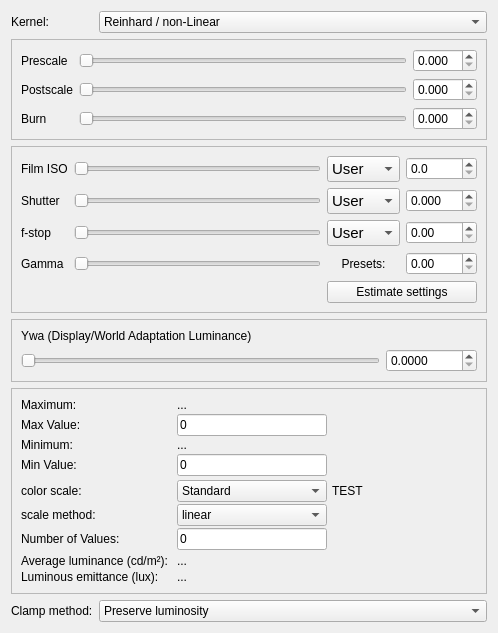
<?xml version="1.0" encoding="UTF-8"?>
<ui version="4.0">
 <class>ToneMapWidget</class>
 <widget class="QWidget" name="ToneMapWidget">
  <property name="geometry">
   <rect>
    <x>0</x>
    <y>0</y>
    <width>498</width>
    <height>544</height>
   </rect>
  </property>
  <property name="sizePolicy">
   <sizepolicy hsizetype="Preferred" vsizetype="Preferred">
    <horstretch>1</horstretch>
    <verstretch>0</verstretch>
   </sizepolicy>
  </property>
  <property name="windowTitle">
   <string>Form</string>
  </property>
  <layout class="QVBoxLayout" name="verticalLayout_3">
   <item>
    <layout class="QGridLayout" name="gridLayout_31">
     <property name="sizeConstraint">
      <enum>QLayout::SetNoConstraint</enum>
     </property>
     <item row="0" column="0">
      <widget class="QLabel" name="label_kernel">
       <property name="maximumSize">
        <size>
         <width>50</width>
         <height>16777215</height>
        </size>
       </property>
       <property name="text">
        <string>Kernel:</string>
       </property>
       <property name="buddy">
        <cstring>comboBox_kernel</cstring>
       </property>
      </widget>
     </item>
     <item row="0" column="1">
      <widget class="QComboBox" name="comboBox_kernel">
       <property name="toolTip">
        <string>Select Tonemapping Kernel</string>
       </property>
       <item>
        <property name="text">
         <string>Reinhard / non-Linear</string>
        </property>
       </item>
       <item>
        <property name="text">
         <string>Linear</string>
        </property>
       </item>
       <item>
        <property name="text">
         <string>Contrast</string>
        </property>
       </item>
       <item>
        <property name="text">
         <string>MaxWhite</string>
        </property>
       </item>
       <item>
        <property name="text">
         <string>Auto Linear</string>
        </property>
       </item>
       <item>
        <property name="text">
         <string>False Colors</string>
        </property>
       </item>
      </widget>
     </item>
     <item row="1" column="0" colspan="2">
      <widget class="QFrame" name="frame_toneMapReinhard">
       <property name="frameShape">
        <enum>QFrame::StyledPanel</enum>
       </property>
       <property name="frameShadow">
        <enum>QFrame::Raised</enum>
       </property>
       <layout class="QVBoxLayout" name="verticalLayout">
        <item>
         <layout class="QGridLayout" name="gridLayout_25">
          <item row="0" column="0">
           <widget class="QLabel" name="label_prescale">
            <property name="text">
             <string>Prescale</string>
            </property>
            <property name="buddy">
             <cstring>slider_prescale</cstring>
            </property>
           </widget>
          </item>
          <item row="0" column="1">
           <widget class="QSlider" name="slider_prescale">
            <property name="toolTip">
             <string>Adjust Reinhard Prescale</string>
            </property>
            <property name="maximum">
             <number>512</number>
            </property>
            <property name="orientation">
             <enum>Qt::Horizontal</enum>
            </property>
           </widget>
          </item>
          <item row="0" column="2">
           <widget class="QDoubleSpinBox" name="spinBox_prescale">
            <property name="toolTip">
             <string>Adjust Reinhard Prescale Value</string>
            </property>
            <property name="keyboardTracking">
             <bool>false</bool>
            </property>
            <property name="decimals">
             <number>3</number>
            </property>
            <property name="maximum">
             <double>8.000000000000000</double>
            </property>
            <property name="singleStep">
             <double>0.100000000000000</double>
            </property>
           </widget>
          </item>
          <item row="1" column="0">
           <widget class="QLabel" name="label_postscale">
            <property name="text">
             <string>Postscale</string>
            </property>
            <property name="buddy">
             <cstring>slider_postscale</cstring>
            </property>
           </widget>
          </item>
          <item row="1" column="1">
           <widget class="QSlider" name="slider_postscale">
            <property name="toolTip">
             <string>Adjust Reinhard Postscale</string>
            </property>
            <property name="maximum">
             <number>512</number>
            </property>
            <property name="orientation">
             <enum>Qt::Horizontal</enum>
            </property>
           </widget>
          </item>
          <item row="1" column="2">
           <widget class="QDoubleSpinBox" name="spinBox_postscale">
            <property name="toolTip">
             <string>Adjust Reinhard Postscale Value</string>
            </property>
            <property name="keyboardTracking">
             <bool>false</bool>
            </property>
            <property name="decimals">
             <number>3</number>
            </property>
            <property name="maximum">
             <double>8.000000000000000</double>
            </property>
            <property name="singleStep">
             <double>0.100000000000000</double>
            </property>
           </widget>
          </item>
          <item row="2" column="0">
           <widget class="QLabel" name="label_burn">
            <property name="text">
             <string>Burn</string>
            </property>
            <property name="buddy">
             <cstring>slider_burn</cstring>
            </property>
           </widget>
          </item>
          <item row="2" column="1">
           <widget class="QSlider" name="slider_burn">
            <property name="toolTip">
             <string>Adjust Reinhard Burn</string>
            </property>
            <property name="maximum">
             <number>512</number>
            </property>
            <property name="orientation">
             <enum>Qt::Horizontal</enum>
            </property>
           </widget>
          </item>
          <item row="2" column="2">
           <widget class="QDoubleSpinBox" name="spinBox_burn">
            <property name="toolTip">
             <string>Adjust Reinhard Burn Value</string>
            </property>
            <property name="keyboardTracking">
             <bool>false</bool>
            </property>
            <property name="decimals">
             <number>3</number>
            </property>
            <property name="maximum">
             <double>12.000000000000000</double>
            </property>
            <property name="singleStep">
             <double>0.100000000000000</double>
            </property>
           </widget>
          </item>
         </layout>
        </item>
       </layout>
      </widget>
     </item>
     <item row="2" column="0" colspan="2">
      <widget class="QFrame" name="frame_toneMapLinear">
       <property name="frameShape">
        <enum>QFrame::StyledPanel</enum>
       </property>
       <property name="frameShadow">
        <enum>QFrame::Raised</enum>
       </property>
       <layout class="QVBoxLayout" name="verticalLayout_16">
        <item>
         <layout class="QGridLayout" name="gridLayout_17">
          <item row="0" column="0">
           <widget class="QLabel" name="label_sensitivity">
            <property name="text">
             <string>Film ISO</string>
            </property>
            <property name="buddy">
             <cstring>slider_prescale</cstring>
            </property>
           </widget>
          </item>
          <item row="0" column="1">
           <widget class="QSlider" name="slider_sensitivity">
            <property name="toolTip">
             <string>Adjust Sensitivity</string>
            </property>
            <property name="maximum">
             <number>512</number>
            </property>
            <property name="orientation">
             <enum>Qt::Horizontal</enum>
            </property>
           </widget>
          </item>
          <item row="0" column="3">
           <widget class="QDoubleSpinBox" name="spinBox_sensitivity">
            <property name="toolTip">
             <string>Adjust Sensitivity Value</string>
            </property>
            <property name="keyboardTracking">
             <bool>false</bool>
            </property>
            <property name="decimals">
             <number>1</number>
            </property>
            <property name="maximum">
             <double>6400.000000000000000</double>
            </property>
            <property name="singleStep">
             <double>10.000000000000000</double>
            </property>
           </widget>
          </item>
          <item row="1" column="0">
           <widget class="QLabel" name="label_exposure">
            <property name="text">
             <string>Shutter</string>
            </property>
            <property name="buddy">
             <cstring>slider_postscale</cstring>
            </property>
           </widget>
          </item>
          <item row="1" column="1">
           <widget class="QSlider" name="slider_exposure">
            <property name="toolTip">
             <string>Adjust Exposure</string>
            </property>
            <property name="maximum">
             <number>512</number>
            </property>
            <property name="orientation">
             <enum>Qt::Horizontal</enum>
            </property>
           </widget>
          </item>
          <item row="1" column="3">
           <widget class="QDoubleSpinBox" name="spinBox_exposure">
            <property name="toolTip">
             <string>Adjust Exposure Value</string>
            </property>
            <property name="keyboardTracking">
             <bool>false</bool>
            </property>
            <property name="decimals">
             <number>3</number>
            </property>
            <property name="minimum">
             <double>0.000000000000000</double>
            </property>
            <property name="maximum">
             <double>100.000000000000000</double>
            </property>
            <property name="singleStep">
             <double>0.010000000000000</double>
            </property>
           </widget>
          </item>
          <item row="2" column="0">
           <widget class="QLabel" name="label_fstop">
            <property name="text">
             <string>f-stop</string>
            </property>
            <property name="buddy">
             <cstring>slider_burn</cstring>
            </property>
           </widget>
          </item>
          <item row="2" column="1">
           <widget class="QSlider" name="slider_fstop">
            <property name="toolTip">
             <string>Adjust FStop</string>
            </property>
            <property name="maximum">
             <number>512</number>
            </property>
            <property name="orientation">
             <enum>Qt::Horizontal</enum>
            </property>
           </widget>
          </item>
          <item row="2" column="3">
           <widget class="QDoubleSpinBox" name="spinBox_fstop">
            <property name="toolTip">
             <string>Adjust FStopValue</string>
            </property>
            <property name="keyboardTracking">
             <bool>false</bool>
            </property>
            <property name="maximum">
             <double>128.000000000000000</double>
            </property>
            <property name="singleStep">
             <double>1.000000000000000</double>
            </property>
           </widget>
          </item>
          <item row="3" column="0">
           <widget class="QLabel" name="label_gamma_linear">
            <property name="text">
             <string>Gamma</string>
            </property>
            <property name="buddy">
             <cstring>slider_burn</cstring>
            </property>
           </widget>
          </item>
          <item row="3" column="1">
           <widget class="QSlider" name="slider_gamma_linear">
            <property name="toolTip">
             <string>Adjust Gamma</string>
            </property>
            <property name="maximum">
             <number>512</number>
            </property>
            <property name="orientation">
             <enum>Qt::Horizontal</enum>
            </property>
           </widget>
          </item>
          <item row="3" column="3">
           <widget class="QDoubleSpinBox" name="spinBox_gamma_linear">
            <property name="toolTip">
             <string>Adjust Gamma Value</string>
            </property>
            <property name="keyboardTracking">
             <bool>false</bool>
            </property>
            <property name="maximum">
             <double>5.000000000000000</double>
            </property>
            <property name="singleStep">
             <double>0.200000000000000</double>
            </property>
           </widget>
          </item>
          <item row="0" column="2">
           <widget class="QComboBox" name="comboBox_SensitivityPreset">
            <property name="minimumSize">
             <size>
              <width>0</width>
              <height>0</height>
             </size>
            </property>
            <property name="maximumSize">
             <size>
              <width>80</width>
              <height>16777215</height>
             </size>
            </property>
            <property name="font">
             <font>
              <pointsize>11</pointsize>
             </font>
            </property>
            <property name="currentIndex">
             <number>0</number>
            </property>
            <property name="maxVisibleItems">
             <number>26</number>
            </property>
            <item>
             <property name="text">
              <string>User</string>
             </property>
            </item>
            <item>
             <property name="text">
              <string>6400</string>
             </property>
            </item>
            <item>
             <property name="text">
              <string>5000</string>
             </property>
            </item>
            <item>
             <property name="text">
              <string>4000</string>
             </property>
            </item>
            <item>
             <property name="text">
              <string>3200</string>
             </property>
            </item>
            <item>
             <property name="text">
              <string>2500</string>
             </property>
            </item>
            <item>
             <property name="text">
              <string>2000</string>
             </property>
            </item>
            <item>
             <property name="text">
              <string>1600</string>
             </property>
            </item>
            <item>
             <property name="text">
              <string>1250</string>
             </property>
            </item>
            <item>
             <property name="text">
              <string>1000</string>
             </property>
            </item>
            <item>
             <property name="text">
              <string>800</string>
             </property>
            </item>
            <item>
             <property name="text">
              <string>640</string>
             </property>
            </item>
            <item>
             <property name="text">
              <string>500</string>
             </property>
            </item>
            <item>
             <property name="text">
              <string>400</string>
             </property>
            </item>
            <item>
             <property name="text">
              <string>320</string>
             </property>
            </item>
            <item>
             <property name="text">
              <string>250</string>
             </property>
            </item>
            <item>
             <property name="text">
              <string>200</string>
             </property>
            </item>
            <item>
             <property name="text">
              <string>160</string>
             </property>
            </item>
            <item>
             <property name="text">
              <string>125</string>
             </property>
            </item>
            <item>
             <property name="text">
              <string>100</string>
             </property>
            </item>
            <item>
             <property name="text">
              <string>80</string>
             </property>
            </item>
            <item>
             <property name="text">
              <string>64</string>
             </property>
            </item>
            <item>
             <property name="text">
              <string>50</string>
             </property>
            </item>
            <item>
             <property name="text">
              <string>40</string>
             </property>
            </item>
            <item>
             <property name="text">
              <string>32</string>
             </property>
            </item>
            <item>
             <property name="text">
              <string>25</string>
             </property>
            </item>
            <item>
             <property name="text">
              <string>20</string>
             </property>
            </item>
           </widget>
          </item>
          <item row="1" column="2">
           <widget class="QComboBox" name="comboBox_ExposurePreset">
            <property name="maximumSize">
             <size>
              <width>80</width>
              <height>16777215</height>
             </size>
            </property>
            <property name="font">
             <font>
              <pointsize>11</pointsize>
             </font>
            </property>
            <property name="currentIndex">
             <number>0</number>
            </property>
            <property name="maxVisibleItems">
             <number>17</number>
            </property>
            <item>
             <property name="text">
              <string>User</string>
             </property>
            </item>
            <item>
             <property name="text">
              <string>30</string>
             </property>
            </item>
            <item>
             <property name="text">
              <string>20</string>
             </property>
            </item>
            <item>
             <property name="text">
              <string>10</string>
             </property>
            </item>
            <item>
             <property name="text">
              <string>5</string>
             </property>
            </item>
            <item>
             <property name="text">
              <string>3</string>
             </property>
            </item>
            <item>
             <property name="text">
              <string>2</string>
             </property>
            </item>
            <item>
             <property name="text">
              <string>1</string>
             </property>
            </item>
            <item>
             <property name="text">
              <string>1/2</string>
             </property>
            </item>
            <item>
             <property name="text">
              <string>1/4</string>
             </property>
            </item>
            <item>
             <property name="text">
              <string>1/8</string>
             </property>
            </item>
            <item>
             <property name="text">
              <string>1/15</string>
             </property>
            </item>
            <item>
             <property name="text">
              <string>1/30</string>
             </property>
            </item>
            <item>
             <property name="text">
              <string>1/60</string>
             </property>
            </item>
            <item>
             <property name="text">
              <string>1/125</string>
             </property>
            </item>
            <item>
             <property name="text">
              <string>1/250</string>
             </property>
            </item>
            <item>
             <property name="text">
              <string>1/500</string>
             </property>
            </item>
            <item>
             <property name="text">
              <string>1/1000</string>
             </property>
            </item>
           </widget>
          </item>
          <item row="2" column="2">
           <widget class="QComboBox" name="comboBox_FStopPreset">
            <property name="maximumSize">
             <size>
              <width>80</width>
              <height>16777215</height>
             </size>
            </property>
            <property name="font">
             <font>
              <pointsize>11</pointsize>
             </font>
            </property>
            <property name="currentIndex">
             <number>0</number>
            </property>
            <property name="maxVisibleItems">
             <number>17</number>
            </property>
            <item>
             <property name="text">
              <string>User</string>
             </property>
            </item>
            <item>
             <property name="text">
              <string>128</string>
             </property>
            </item>
            <item>
             <property name="text">
              <string>90</string>
             </property>
            </item>
            <item>
             <property name="text">
              <string>64</string>
             </property>
            </item>
            <item>
             <property name="text">
              <string>45</string>
             </property>
            </item>
            <item>
             <property name="text">
              <string>32</string>
             </property>
            </item>
            <item>
             <property name="text">
              <string>22</string>
             </property>
            </item>
            <item>
             <property name="text">
              <string>16</string>
             </property>
            </item>
            <item>
             <property name="text">
              <string>11</string>
             </property>
            </item>
            <item>
             <property name="text">
              <string>8</string>
             </property>
            </item>
            <item>
             <property name="text">
              <string>5.6</string>
             </property>
            </item>
            <item>
             <property name="text">
              <string>4</string>
             </property>
            </item>
            <item>
             <property name="text">
              <string>2.8</string>
             </property>
            </item>
            <item>
             <property name="text">
              <string>2</string>
             </property>
            </item>
            <item>
             <property name="text">
              <string>1.4</string>
             </property>
            </item>
            <item>
             <property name="text">
              <string>1</string>
             </property>
            </item>
            <item>
             <property name="text">
              <string>0.7</string>
             </property>
            </item>
            <item>
             <property name="text">
              <string>0.5</string>
             </property>
            </item>
           </widget>
          </item>
          <item row="3" column="2">
           <widget class="QLabel" name="label_preset">
            <property name="text">
             <string>Presets:</string>
            </property>
            <property name="alignment">
             <set>Qt::AlignCenter</set>
            </property>
           </widget>
          </item>
          <item row="4" column="2" colspan="2">
           <widget class="QPushButton" name="button_linearEstimate">
            <property name="text">
             <string>Estimate settings</string>
            </property>
           </widget>
          </item>
         </layout>
        </item>
       </layout>
      </widget>
     </item>
     <item row="3" column="0" colspan="2">
      <widget class="QFrame" name="frame_toneMapContrast">
       <property name="frameShape">
        <enum>QFrame::StyledPanel</enum>
       </property>
       <property name="frameShadow">
        <enum>QFrame::Raised</enum>
       </property>
       <layout class="QVBoxLayout" name="verticalLayout_17">
        <item>
         <layout class="QGridLayout" name="gridLayout_24">
          <item row="0" column="0" colspan="2">
           <widget class="QLabel" name="label_ywa">
            <property name="text">
             <string>Ywa (Display/World Adaptation Luminance)</string>
            </property>
            <property name="buddy">
             <cstring>slider_prescale</cstring>
            </property>
           </widget>
          </item>
          <item row="1" column="0">
           <widget class="QSlider" name="slider_ywa">
            <property name="toolTip">
             <string>Adjust Ywa</string>
            </property>
            <property name="maximum">
             <number>512</number>
            </property>
            <property name="orientation">
             <enum>Qt::Horizontal</enum>
            </property>
           </widget>
          </item>
          <item row="1" column="1">
           <widget class="QDoubleSpinBox" name="spinBox_ywa">
            <property name="toolTip">
             <string>Adjust Ywa Value</string>
            </property>
            <property name="keyboardTracking">
             <bool>false</bool>
            </property>
            <property name="decimals">
             <number>4</number>
            </property>
            <property name="minimum">
             <double>0.000000000000000</double>
            </property>
            <property name="maximum">
             <double>10000.000000000000000</double>
            </property>
           </widget>
          </item>
         </layout>
        </item>
       </layout>
      </widget>
     </item>
     <item row="4" column="0" colspan="2">
      <widget class="QFrame" name="frame_toneMapFalse">
       <property name="frameShape">
        <enum>QFrame::StyledPanel</enum>
       </property>
       <property name="frameShadow">
        <enum>QFrame::Raised</enum>
       </property>
       <layout class="QVBoxLayout" name="verticalLayout_18">
        <item>
         <layout class="QGridLayout" name="gridLayout_26">
          <property name="horizontalSpacing">
           <number>5</number>
          </property>
          <property name="verticalSpacing">
           <number>2</number>
          </property>
          <item row="0" column="0" colspan="3">
           <widget class="QLabel" name="label_false_max">
            <property name="text">
             <string>Maximum: </string>
            </property>
           </widget>
          </item>
          <item row="0" column="2" colspan="4">
           <widget class="QLabel" name="label_false_valuemax">
            <property name="text">
             <string>...</string>
            </property>
           </widget>
          </item>
          <item row="1" column="0" colspan="3">
           <widget class="QLabel" name="label_false_valuemaxSat">
            <property name="text">
             <string>Max Value: </string>
            </property>
           </widget>
          </item>
          <item row="1" column="2" colspan="2">
           <widget class="QLineEdit" name="lineEdit_false_valuemaxsat">
            <property name="text">
             <string>0</string>
            </property>
           </widget>
          </item>
          <item row="2" column="0" colspan="2">
           <widget class="QLabel" name="label_false_min">
            <property name="text">
             <string>Minimum: </string>
            </property>
           </widget>
          </item>
          <item row="2" column="2" colspan="2">
           <widget class="QLabel" name="label_false_valuemin">
            <property name="text">
             <string>...</string>
            </property>
           </widget>
          </item>
          <item row="3" column="0" colspan="2">
           <widget class="QLabel" name="label_false_valueminsat">
            <property name="text">
             <string>Min Value: </string>
            </property>
           </widget>
          </item>
          <item row="3" column="2" colspan="2">
           <widget class="QLineEdit" name="lineEdit_false_valueminsat">
            <property name="text">
             <string>0</string>
            </property>
           </widget>
          </item>
          <item row="5" column="0" colspan="2">
           <widget class="QLabel" name="label_false_colorscale">
            <property name="text">
             <string>color scale: </string>
            </property>
            <property name="buddy">
             <cstring>comboBox_false_colorscale</cstring>
            </property>
           </widget>
          </item>
          <item row="5" column="2" colspan="2">
           <widget class="QComboBox" name="comboBox_false_colorscale">
            <property name="toolTip">
             <string>Select coloring scale</string>
            </property>
            <item>
             <property name="text">
              <string>Standard</string>
             </property>
            </item>
            <item>
             <property name="text">
              <string>LMK</string>
             </property>
            </item>
            <item>
             <property name="text">
              <string>RED</string>
             </property>
            </item>
            <item>
             <property name="text">
              <string>WHITE</string>
             </property>
            </item>
            <item>
             <property name="text">
              <string>YELLOW</string>
             </property>
            </item>
            <item>
             <property name="text">
              <string>SPEOS</string>
             </property>
            </item>
           </widget>
          </item>
          <item row="6" column="0" colspan="2">
           <widget class="QLabel" name="label_false_Method">
            <property name="text">
             <string>scale method: </string>
            </property>
            <property name="buddy">
             <cstring>comboBox_false_Method</cstring>
            </property>
           </widget>
          </item>
          <item row="6" column="2" colspan="2">
           <widget class="QComboBox" name="comboBox_false_Method">
            <property name="toolTip">
             <string>Select scaling method</string>
            </property>
            <item>
             <property name="text">
              <string>linear</string>
             </property>
            </item>
            <item>
             <property name="text">
              <string>log</string>
             </property>
            </item>
            <item>
             <property name="text">
              <string>log3</string>
             </property>
            </item>
           </widget>
          </item>
          <item row="7" column="0" colspan="2">
           <widget class="QLabel" name="label_false_numbervalue">
            <property name="text">
             <string>Number of Values: </string>
            </property>
           </widget>
          </item>
          <item row="7" column="2" colspan="2">
           <widget class="QLineEdit" name="lineEdit_false_legendeTest">
            <property name="text">
             <string>0</string>
            </property>
           </widget>
          </item>
          <item row="9" column="0" colspan="2">
           <widget class="QLabel" name="label_false_averageluminance">
            <property name="text">
             <string>Average luminance (cd/m²): </string>
            </property>
           </widget>
          </item>
          <item row="9" column="2" colspan="2">
           <widget class="QLabel" name="label_false_valueaverageluminance">
            <property name="text">
             <string>...</string>
            </property>
           </widget>
          </item>
          <item row="10" column="0" colspan="2">
           <widget class="QLabel" name="label_false_averageluminousemittance">
            <property name="text">
             <string>Luminous emittance (lux): </string>
            </property>
           </widget>
          </item>
          <item row="10" column="2" colspan="2">
           <widget class="QLabel" name="label_false_valueaverageluminousemittance">
            <property name="text">
             <string>...</string>
            </property>
           </widget>
          </item>
          <item row="0" column="4" rowspan="11" colspan="2">
           <widget class="QLabel" name="Qlabel_image_false_legende">
            <property name="text">
             <string>TEST</string>
            </property>
           </widget>
          </item>
         </layout>
        </item>
       </layout>
      </widget>
     </item>
     <item row="5" column="0">
      <widget class="QLabel" name="label_clampMethod">
       <property name="text">
        <string>Clamp method:</string>
       </property>
       <property name="buddy">
        <cstring>comboBox_clampMethod</cstring>
       </property>
      </widget>
     </item>
     <item row="5" column="1">
      <widget class="QComboBox" name="comboBox_clampMethod">
       <property name="toolTip">
        <string>Select color clamping method</string>
       </property>
       <item>
        <property name="text">
         <string>Preserve luminosity</string>
        </property>
       </item>
       <item>
        <property name="text">
         <string>Preserve hue</string>
        </property>
       </item>
       <item>
        <property name="text">
         <string>Clip channels individually</string>
        </property>
       </item>
       <item>
        <property name="text">
         <string>Darken color</string>
        </property>
       </item>
      </widget>
     </item>
    </layout>
   </item>
  </layout>
 </widget>
 <resources/>
 <connections/>
</ui>
